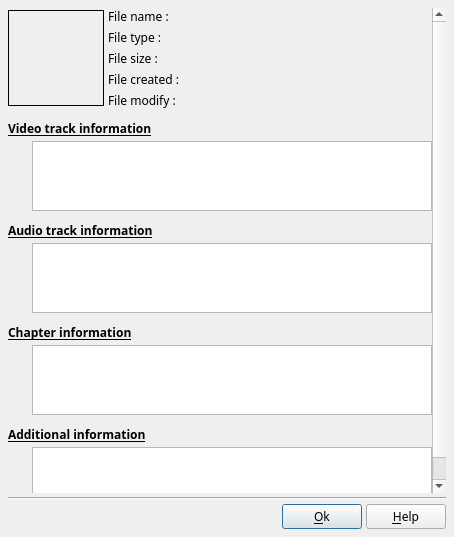
<?xml version="1.0" encoding="UTF-8"?>
<ui version="4.0">
 <class>DlgInfoFile</class>
 <widget class="QDialog" name="DlgInfoFile">
  <property name="geometry">
   <rect>
    <x>0</x>
    <y>0</y>
    <width>454</width>
    <height>537</height>
   </rect>
  </property>
  <property name="minimumSize">
   <size>
    <width>0</width>
    <height>300</height>
   </size>
  </property>
  <property name="font">
   <font>
    <family>Sans Serif</family>
    <pointsize>9</pointsize>
   </font>
  </property>
  <property name="windowTitle">
   <string>File information</string>
  </property>
  <layout class="QGridLayout" name="gridLayout_3">
   <property name="leftMargin">
    <number>8</number>
   </property>
   <property name="topMargin">
    <number>8</number>
   </property>
   <property name="rightMargin">
    <number>8</number>
   </property>
   <property name="bottomMargin">
    <number>8</number>
   </property>
   <property name="spacing">
    <number>4</number>
   </property>
   <item row="0" column="0">
    <widget class="QScrollArea" name="scrollArea">
     <property name="frameShape">
      <enum>QFrame::NoFrame</enum>
     </property>
     <property name="widgetResizable">
      <bool>true</bool>
     </property>
     <widget class="QWidget" name="scrollAreaWidgetContents_2">
      <property name="geometry">
       <rect>
        <x>0</x>
        <y>0</y>
        <width>425</width>
        <height>531</height>
       </rect>
      </property>
      <layout class="QGridLayout" name="gridLayout_4">
       <property name="leftMargin">
        <number>0</number>
       </property>
       <property name="topMargin">
        <number>0</number>
       </property>
       <property name="rightMargin">
        <number>0</number>
       </property>
       <property name="bottomMargin">
        <number>0</number>
       </property>
       <property name="spacing">
        <number>4</number>
       </property>
       <item row="0" column="0" colspan="2">
        <layout class="QHBoxLayout" name="horizontalLayout_2">
         <property name="spacing">
          <number>4</number>
         </property>
         <property name="leftMargin">
          <number>0</number>
         </property>
         <property name="topMargin">
          <number>0</number>
         </property>
         <property name="rightMargin">
          <number>0</number>
         </property>
         <property name="bottomMargin">
          <number>0</number>
         </property>
         <item>
          <widget class="QLabel" name="FileIconLabel">
           <property name="sizePolicy">
            <sizepolicy hsizetype="Fixed" vsizetype="Fixed">
             <horstretch>0</horstretch>
             <verstretch>0</verstretch>
            </sizepolicy>
           </property>
           <property name="minimumSize">
            <size>
             <width>96</width>
             <height>96</height>
            </size>
           </property>
           <property name="frameShape">
            <enum>QFrame::Box</enum>
           </property>
           <property name="text">
            <string notr="true"/>
           </property>
           <property name="alignment">
            <set>Qt::AlignCenter</set>
           </property>
          </widget>
         </item>
         <item>
          <layout class="QGridLayout" name="gridLayout_2">
           <item row="0" column="0">
            <widget class="QLabel" name="label_2">
             <property name="text">
              <string>File name :</string>
             </property>
            </widget>
           </item>
           <item row="1" column="0">
            <widget class="QLabel" name="label_3">
             <property name="text">
              <string>File type :</string>
             </property>
            </widget>
           </item>
           <item row="0" column="2">
            <widget class="QLabel" name="FileNameValue">
             <property name="sizePolicy">
              <sizepolicy hsizetype="Expanding" vsizetype="Preferred">
               <horstretch>0</horstretch>
               <verstretch>0</verstretch>
              </sizepolicy>
             </property>
             <property name="text">
              <string notr="true">&lt;filename&gt;</string>
             </property>
            </widget>
           </item>
           <item row="1" column="2">
            <widget class="QLabel" name="FileTypeValue">
             <property name="sizePolicy">
              <sizepolicy hsizetype="Expanding" vsizetype="Preferred">
               <horstretch>0</horstretch>
               <verstretch>0</verstretch>
              </sizepolicy>
             </property>
             <property name="text">
              <string notr="true">&lt;filetype&gt;</string>
             </property>
            </widget>
           </item>
           <item row="2" column="0">
            <widget class="QLabel" name="label_6">
             <property name="text">
              <string>File size :</string>
             </property>
            </widget>
           </item>
           <item row="2" column="2">
            <widget class="QLabel" name="FileSizeValue">
             <property name="sizePolicy">
              <sizepolicy hsizetype="Expanding" vsizetype="Preferred">
               <horstretch>0</horstretch>
               <verstretch>0</verstretch>
              </sizepolicy>
             </property>
             <property name="text">
              <string notr="true">&lt;filesize&gt;</string>
             </property>
            </widget>
           </item>
           <item row="3" column="0">
            <widget class="QLabel" name="label">
             <property name="text">
              <string>File created :</string>
             </property>
            </widget>
           </item>
           <item row="3" column="2">
            <widget class="QLabel" name="FileCreatedValue">
             <property name="toolTip">
              <string>The date and the hour of creation of the file on the disk (when you transferred it since the camera).</string>
             </property>
             <property name="text">
              <string notr="true">&lt;filedate&gt;</string>
             </property>
            </widget>
           </item>
           <item row="4" column="0">
            <widget class="QLabel" name="label_4">
             <property name="text">
              <string>File modify :</string>
             </property>
            </widget>
           </item>
           <item row="4" column="2">
            <widget class="QLabel" name="FileModifyValue">
             <property name="toolTip">
              <string>The date and the hour of the last modification of the file (when the photo was taken or when you modified it with an image editor).</string>
             </property>
             <property name="text">
              <string notr="true">&lt;filedate&gt;</string>
             </property>
            </widget>
           </item>
          </layout>
         </item>
        </layout>
       </item>
       <item row="2" column="1">
        <widget class="QTableWidget" name="VideoTable">
         <property name="font">
          <font>
           <pointsize>8</pointsize>
          </font>
         </property>
         <property name="toolTip">
          <string>This zone contains a board listing every video track present in the file.
For every track, the following information is shown:
- #:			Track number
- Image size:		The size of the images of the video track in number of points by number of line
- Image format:		The size of the images of the video track in million of pixels
- Image geometry:	The image geometry of the video track (4:3, 16:9, etc.)
- Codec:			The video codec used for compressed the images
- Frame rate:		The number of images per second of the video
- Bitrate:			The video compression ratio (when available)</string>
         </property>
        </widget>
       </item>
       <item row="1" column="0" colspan="2">
        <widget class="QLabel" name="VideoTitleLabel">
         <property name="sizePolicy">
          <sizepolicy hsizetype="Preferred" vsizetype="Fixed">
           <horstretch>0</horstretch>
           <verstretch>0</verstretch>
          </sizepolicy>
         </property>
         <property name="minimumSize">
          <size>
           <width>0</width>
           <height>24</height>
          </size>
         </property>
         <property name="maximumSize">
          <size>
           <width>16777215</width>
           <height>24</height>
          </size>
         </property>
         <property name="font">
          <font>
           <weight>75</weight>
           <bold>true</bold>
           <underline>true</underline>
          </font>
         </property>
         <property name="text">
          <string>Video track information</string>
         </property>
         <property name="alignment">
          <set>Qt::AlignBottom|Qt::AlignLeading|Qt::AlignLeft</set>
         </property>
        </widget>
       </item>
       <item row="5" column="1">
        <widget class="QTableWidget" name="AudioTable">
         <property name="font">
          <font>
           <pointsize>8</pointsize>
          </font>
         </property>
         <property name="toolTip">
          <string>This zone contains a table listing every audio track present in the file.
For every track, the following information is shown:
- #:		Track number
- Language:	The language in which is the audio track (generally cameras and camcorders indicate und for undefine)
- Codec:		The audio codec used for compressed the sound
- Channels:	The number of audio channels (1=mono, 2=stereo, etc.)
- Bitrate:		The audio compression ratio (when available)
- Frequency:	The frequency of sampling used by the audio track
- Title:		A title (when available)</string>
         </property>
        </widget>
       </item>
       <item row="2" column="0">
        <widget class="QLabel" name="label_8">
         <property name="sizePolicy">
          <sizepolicy hsizetype="Fixed" vsizetype="Preferred">
           <horstretch>0</horstretch>
           <verstretch>0</verstretch>
          </sizepolicy>
         </property>
         <property name="minimumSize">
          <size>
           <width>20</width>
           <height>0</height>
          </size>
         </property>
         <property name="maximumSize">
          <size>
           <width>20</width>
           <height>16777215</height>
          </size>
         </property>
         <property name="text">
          <string notr="true"/>
         </property>
        </widget>
       </item>
       <item row="3" column="0" colspan="2">
        <widget class="QLabel" name="AudioTitleLabel">
         <property name="sizePolicy">
          <sizepolicy hsizetype="Preferred" vsizetype="Fixed">
           <horstretch>0</horstretch>
           <verstretch>0</verstretch>
          </sizepolicy>
         </property>
         <property name="minimumSize">
          <size>
           <width>0</width>
           <height>24</height>
          </size>
         </property>
         <property name="maximumSize">
          <size>
           <width>16777215</width>
           <height>24</height>
          </size>
         </property>
         <property name="font">
          <font>
           <weight>75</weight>
           <bold>true</bold>
           <underline>true</underline>
          </font>
         </property>
         <property name="text">
          <string>Audio track information</string>
         </property>
         <property name="alignment">
          <set>Qt::AlignBottom|Qt::AlignLeading|Qt::AlignLeft</set>
         </property>
        </widget>
       </item>
       <item row="6" column="0" colspan="2">
        <widget class="QLabel" name="ChapterTitleLabel">
         <property name="sizePolicy">
          <sizepolicy hsizetype="Preferred" vsizetype="Fixed">
           <horstretch>0</horstretch>
           <verstretch>0</verstretch>
          </sizepolicy>
         </property>
         <property name="minimumSize">
          <size>
           <width>0</width>
           <height>24</height>
          </size>
         </property>
         <property name="maximumSize">
          <size>
           <width>16777215</width>
           <height>24</height>
          </size>
         </property>
         <property name="font">
          <font>
           <weight>75</weight>
           <bold>true</bold>
           <underline>true</underline>
          </font>
         </property>
         <property name="text">
          <string>Chapter information</string>
         </property>
         <property name="alignment">
          <set>Qt::AlignBottom|Qt::AlignLeading|Qt::AlignLeft</set>
         </property>
        </widget>
       </item>
       <item row="7" column="1">
        <widget class="QTableWidget" name="ChapterTable">
         <property name="font">
          <font>
           <pointsize>8</pointsize>
          </font>
         </property>
         <property name="toolTip">
          <string>This zone appears only for files containing chapters. it contains a table listing every chapter present in the file.
For every chapter, the following information is shown:
- #:		Chapter number
- Title:		The title of the chapter
- Start:		The temporal position of the beginning of the chapter
- End:		The temporal position of the end of the chapter
- Duration:	The duration of the chapter</string>
         </property>
        </widget>
       </item>
       <item row="9" column="1">
        <widget class="QTableWidget" name="tableWidget">
         <property name="font">
          <font>
           <pointsize>8</pointsize>
          </font>
         </property>
         <property name="toolTip">
          <string>For an image:
Show the EXIF information supplied by the camera.
This zone can contain several hundreds of lines according to what the camera supplies.

For a video:
Show information on the video.
At least the information about the duration of the video will be shown, but a lot of other information can appear according to what is available in the file, such as:
- Creation_time:	Date and time of creation of the video
- Title:		Title field of the TAG ID3v2 of the video
- Artist:		Artist field of the TAG ID3v2 of the video
- Album:		Album field of the TAG ID3v2 of the video
- Date:		Date field of the TAG ID3v2 of the video
- Comment:	Comment field of the TAG ID3v2 of the video
- Composer:	The software with which the video was created</string>
         </property>
         <property name="horizontalScrollMode">
          <enum>QAbstractItemView::ScrollPerPixel</enum>
         </property>
        </widget>
       </item>
       <item row="8" column="0" colspan="2">
        <widget class="QLabel" name="label_5">
         <property name="sizePolicy">
          <sizepolicy hsizetype="Preferred" vsizetype="Fixed">
           <horstretch>0</horstretch>
           <verstretch>0</verstretch>
          </sizepolicy>
         </property>
         <property name="minimumSize">
          <size>
           <width>0</width>
           <height>24</height>
          </size>
         </property>
         <property name="maximumSize">
          <size>
           <width>16777215</width>
           <height>24</height>
          </size>
         </property>
         <property name="font">
          <font>
           <weight>75</weight>
           <bold>true</bold>
           <underline>true</underline>
          </font>
         </property>
         <property name="text">
          <string>Additional information</string>
         </property>
         <property name="alignment">
          <set>Qt::AlignBottom|Qt::AlignLeading|Qt::AlignLeft</set>
         </property>
        </widget>
       </item>
      </layout>
     </widget>
    </widget>
   </item>
   <item row="2" column="0">
    <widget class="Line" name="line">
     <property name="orientation">
      <enum>Qt::Horizontal</enum>
     </property>
    </widget>
   </item>
   <item row="3" column="0">
    <layout class="QHBoxLayout" name="horizontalLayout">
     <property name="spacing">
      <number>4</number>
     </property>
     <item>
      <spacer name="horizontalSpacer">
       <property name="orientation">
        <enum>Qt::Horizontal</enum>
       </property>
       <property name="sizeHint" stdset="0">
        <size>
         <width>40</width>
         <height>20</height>
        </size>
       </property>
      </spacer>
     </item>
     <item>
      <widget class="QPushButton" name="OkBt">
       <property name="toolTip">
        <string>Accept modification and exit dialog box</string>
       </property>
       <property name="text">
        <string>&amp;Ok</string>
       </property>
       <property name="icon">
        <iconset resource="../../../RSCffDiaporama.qrc">
         <normaloff>:/img/action_ok.png</normaloff>:/img/action_ok.png</iconset>
       </property>
      </widget>
     </item>
     <item>
      <widget class="QPushButton" name="HelpBt">
       <property name="toolTip">
        <string>Show help about this dialogue box</string>
       </property>
       <property name="text">
        <string>&amp;Help</string>
       </property>
       <property name="icon">
        <iconset resource="../../../RSCffDiaporama.qrc">
         <normaloff>:/img/help.png</normaloff>:/img/help.png</iconset>
       </property>
      </widget>
     </item>
    </layout>
   </item>
  </layout>
 </widget>
 <tabstops>
  <tabstop>scrollArea</tabstop>
  <tabstop>VideoTable</tabstop>
  <tabstop>AudioTable</tabstop>
  <tabstop>ChapterTable</tabstop>
  <tabstop>tableWidget</tabstop>
  <tabstop>OkBt</tabstop>
 </tabstops>
 <resources>
  <include location="../../../RSCffDiaporama.qrc"/>
 </resources>
 <connections/>
</ui>
